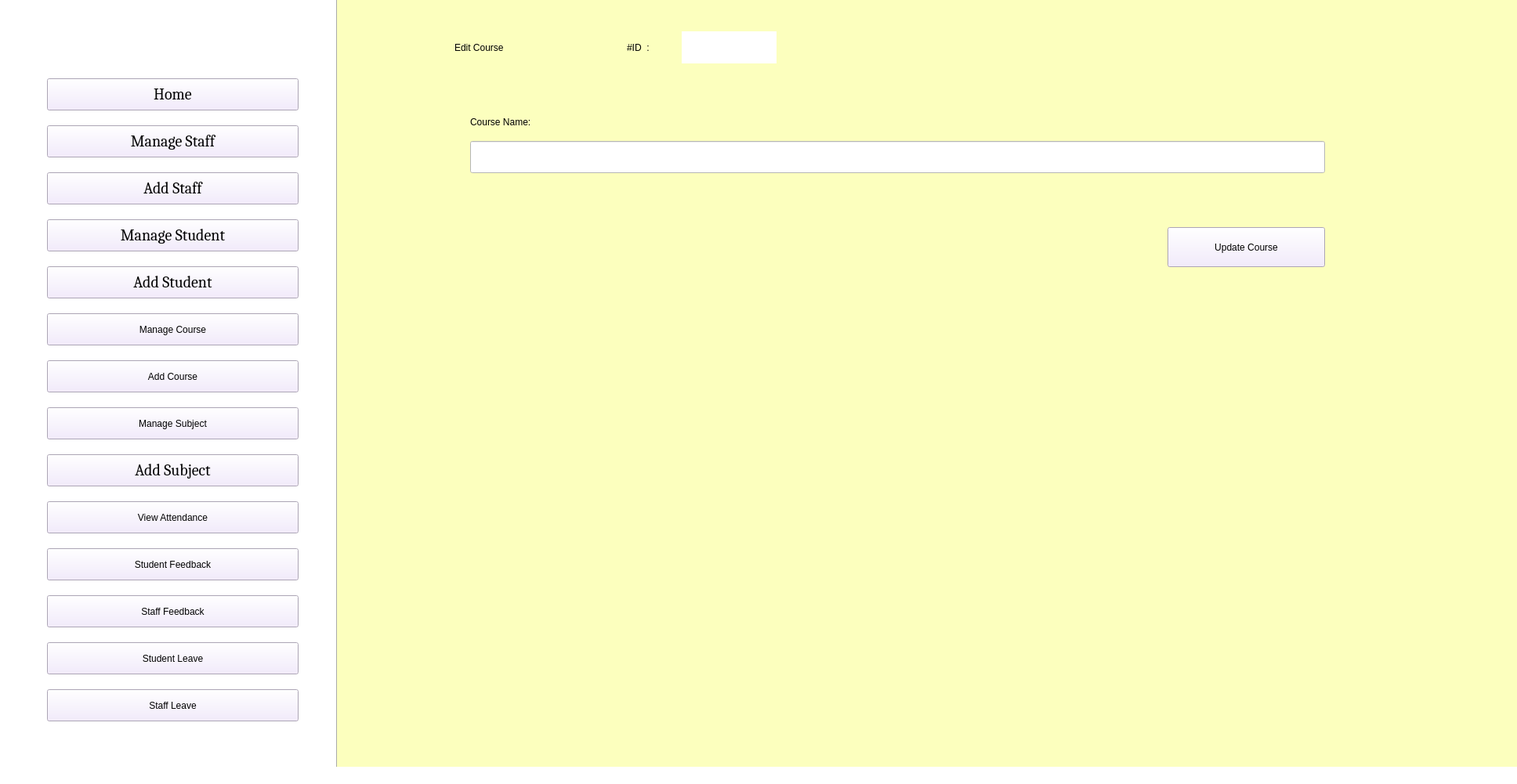
<?xml version="1.0" encoding="UTF-8"?>
<ui version="4.0">
 <class>AdminHomePage</class>
 <widget class="QMainWindow" name="AdminHomePage">
  <property name="enabled">
   <bool>true</bool>
  </property>
  <property name="geometry">
   <rect>
    <x>0</x>
    <y>0</y>
    <width>1936</width>
    <height>1001</height>
   </rect>
  </property>
  <property name="windowTitle">
   <string>Admin Home Page</string>
  </property>
  <property name="styleSheet">
   <string notr="true">background-color: rgb(255, 225, 198);
background-color: rgb(255, 255, 255);
</string>
  </property>
  <widget class="QWidget" name="centralwidget">
   <widget class="QPushButton" name="Home_b">
    <property name="geometry">
     <rect>
      <x>60</x>
      <y>100</y>
      <width>321</width>
      <height>41</height>
     </rect>
    </property>
    <property name="font">
     <font>
      <family>Cambria</family>
      <pointsize>15</pointsize>
      <weight>50</weight>
      <italic>false</italic>
      <bold>false</bold>
     </font>
    </property>
    <property name="styleSheet">
     <string notr="true">font: 15pt &quot;Cambria&quot;;
background-color: rgb(241, 231, 254);</string>
    </property>
    <property name="text">
     <string>Home</string>
    </property>
   </widget>
   <widget class="QPushButton" name="ManageStaff_b">
    <property name="geometry">
     <rect>
      <x>60</x>
      <y>160</y>
      <width>321</width>
      <height>41</height>
     </rect>
    </property>
    <property name="font">
     <font>
      <family>Cambria</family>
      <pointsize>15</pointsize>
      <weight>50</weight>
      <italic>false</italic>
      <bold>false</bold>
     </font>
    </property>
    <property name="styleSheet">
     <string notr="true">font: 15pt &quot;Cambria&quot;;
background-color: rgb(241, 231, 254);</string>
    </property>
    <property name="text">
     <string>Manage Staff</string>
    </property>
   </widget>
   <widget class="QPushButton" name="AddStaff_b">
    <property name="geometry">
     <rect>
      <x>60</x>
      <y>220</y>
      <width>321</width>
      <height>41</height>
     </rect>
    </property>
    <property name="font">
     <font>
      <family>Cambria</family>
      <pointsize>15</pointsize>
      <weight>50</weight>
      <italic>false</italic>
      <bold>false</bold>
     </font>
    </property>
    <property name="styleSheet">
     <string notr="true">font: 15pt &quot;Cambria&quot;;
background-color: rgb(241, 231, 254);</string>
    </property>
    <property name="text">
     <string>Add Staff</string>
    </property>
   </widget>
   <widget class="QPushButton" name="AddStudent_b">
    <property name="geometry">
     <rect>
      <x>60</x>
      <y>340</y>
      <width>321</width>
      <height>41</height>
     </rect>
    </property>
    <property name="font">
     <font>
      <family>Cambria</family>
      <pointsize>15</pointsize>
      <weight>50</weight>
      <italic>false</italic>
      <bold>false</bold>
     </font>
    </property>
    <property name="styleSheet">
     <string notr="true">font: 15pt &quot;Cambria&quot;;
background-color: rgb(241, 231, 254);</string>
    </property>
    <property name="text">
     <string>Add Student</string>
    </property>
   </widget>
   <widget class="QPushButton" name="ManageCourse_b">
    <property name="geometry">
     <rect>
      <x>60</x>
      <y>400</y>
      <width>321</width>
      <height>41</height>
     </rect>
    </property>
    <property name="styleSheet">
     <string notr="true">font: 15pt &quot;Cambria&quot;;
background-color: rgb(241, 231, 254);</string>
    </property>
    <property name="text">
     <string>Manage Course</string>
    </property>
   </widget>
   <widget class="QPushButton" name="AddCourse_b">
    <property name="geometry">
     <rect>
      <x>60</x>
      <y>460</y>
      <width>321</width>
      <height>41</height>
     </rect>
    </property>
    <property name="styleSheet">
     <string notr="true">font: 15pt &quot;Cambria&quot;;
background-color: rgb(241, 231, 254);</string>
    </property>
    <property name="text">
     <string>Add Course</string>
    </property>
   </widget>
   <widget class="QPushButton" name="ManageSubject_b">
    <property name="geometry">
     <rect>
      <x>60</x>
      <y>520</y>
      <width>321</width>
      <height>41</height>
     </rect>
    </property>
    <property name="styleSheet">
     <string notr="true">font: 15pt &quot;Cambria&quot;;
background-color: rgb(241, 231, 254);</string>
    </property>
    <property name="text">
     <string>Manage Subject</string>
    </property>
   </widget>
   <widget class="QPushButton" name="AddSubject_b">
    <property name="geometry">
     <rect>
      <x>60</x>
      <y>580</y>
      <width>321</width>
      <height>41</height>
     </rect>
    </property>
    <property name="font">
     <font>
      <family>Cambria</family>
      <pointsize>15</pointsize>
      <weight>50</weight>
      <italic>false</italic>
      <bold>false</bold>
     </font>
    </property>
    <property name="styleSheet">
     <string notr="true">font: 15pt &quot;Cambria&quot;;
background-color: rgb(241, 231, 254);</string>
    </property>
    <property name="text">
     <string>Add Subject</string>
    </property>
   </widget>
   <widget class="QPushButton" name="ViewAttendance_b">
    <property name="geometry">
     <rect>
      <x>60</x>
      <y>640</y>
      <width>321</width>
      <height>41</height>
     </rect>
    </property>
    <property name="styleSheet">
     <string notr="true">font: 15pt &quot;Cambria&quot;;
background-color: rgb(241, 231, 254);</string>
    </property>
    <property name="text">
     <string>View Attendance</string>
    </property>
   </widget>
   <widget class="QPushButton" name="StudentFeedback_b">
    <property name="geometry">
     <rect>
      <x>60</x>
      <y>700</y>
      <width>321</width>
      <height>41</height>
     </rect>
    </property>
    <property name="styleSheet">
     <string notr="true">font: 15pt &quot;Cambria&quot;;
background-color: rgb(241, 231, 254);</string>
    </property>
    <property name="text">
     <string>Student Feedback</string>
    </property>
   </widget>
   <widget class="QPushButton" name="StaffFeedback_b">
    <property name="geometry">
     <rect>
      <x>60</x>
      <y>760</y>
      <width>321</width>
      <height>41</height>
     </rect>
    </property>
    <property name="styleSheet">
     <string notr="true">font: 15pt &quot;Cambria&quot;;
background-color: rgb(241, 231, 254);</string>
    </property>
    <property name="text">
     <string>Staff Feedback</string>
    </property>
   </widget>
   <widget class="QPushButton" name="StudentLeave_b">
    <property name="geometry">
     <rect>
      <x>60</x>
      <y>820</y>
      <width>321</width>
      <height>41</height>
     </rect>
    </property>
    <property name="styleSheet">
     <string notr="true">font: 15pt &quot;Cambria&quot;;
background-color: rgb(241, 231, 254);</string>
    </property>
    <property name="text">
     <string>Student Leave</string>
    </property>
   </widget>
   <widget class="QPushButton" name="ManageStudent_b">
    <property name="geometry">
     <rect>
      <x>60</x>
      <y>280</y>
      <width>321</width>
      <height>41</height>
     </rect>
    </property>
    <property name="font">
     <font>
      <family>Cambria</family>
      <pointsize>15</pointsize>
      <weight>50</weight>
      <italic>false</italic>
      <bold>false</bold>
     </font>
    </property>
    <property name="styleSheet">
     <string notr="true">font: 15pt &quot;Cambria&quot;;
background-color: rgb(241, 231, 254);</string>
    </property>
    <property name="text">
     <string>Manage Student</string>
    </property>
   </widget>
   <widget class="QPushButton" name="StaffLeave_b">
    <property name="geometry">
     <rect>
      <x>60</x>
      <y>880</y>
      <width>321</width>
      <height>41</height>
     </rect>
    </property>
    <property name="styleSheet">
     <string notr="true">font: 15pt &quot;Cambria&quot;;
background-color: rgb(241, 231, 254);</string>
    </property>
    <property name="text">
     <string>Staff Leave</string>
    </property>
   </widget>
   <widget class="Line" name="line">
    <property name="geometry">
     <rect>
      <x>420</x>
      <y>-50</y>
      <width>20</width>
      <height>1081</height>
     </rect>
    </property>
    <property name="orientation">
     <enum>Qt::Vertical</enum>
    </property>
   </widget>
   <widget class="QLabel" name="AdminEditCourse_l">
    <property name="geometry">
     <rect>
      <x>430</x>
      <y>-10</y>
      <width>1671</width>
      <height>1031</height>
     </rect>
    </property>
    <property name="styleSheet">
     <string notr="true">background-color: rgb(252, 255, 190);</string>
    </property>
    <property name="text">
     <string/>
    </property>
   </widget>
   <widget class="QLabel" name="EditCourse_l">
    <property name="geometry">
     <rect>
      <x>580</x>
      <y>40</y>
      <width>301</width>
      <height>41</height>
     </rect>
    </property>
    <property name="styleSheet">
     <string notr="true">font: 75 17pt &quot;Times New Roman&quot;;
background-color: rgb(252, 255, 190);
</string>
    </property>
    <property name="text">
     <string>Edit Course  </string>
    </property>
   </widget>
   <widget class="QPushButton" name="UpdateCourse_b">
    <property name="geometry">
     <rect>
      <x>1490</x>
      <y>290</y>
      <width>201</width>
      <height>51</height>
     </rect>
    </property>
    <property name="styleSheet">
     <string notr="true">font: 12pt &quot;Cambria&quot;;
background-color: rgb(241, 231, 254);</string>
    </property>
    <property name="text">
     <string>Update Course</string>
    </property>
   </widget>
   <widget class="QLineEdit" name="CoursetName_cb">
    <property name="geometry">
     <rect>
      <x>600</x>
      <y>180</y>
      <width>1091</width>
      <height>41</height>
     </rect>
    </property>
    <property name="styleSheet">
     <string notr="true">font: 15pt &quot;Times New Roman&quot;;</string>
    </property>
   </widget>
   <widget class="QLabel" name="CourseName_l">
    <property name="geometry">
     <rect>
      <x>600</x>
      <y>140</y>
      <width>361</width>
      <height>31</height>
     </rect>
    </property>
    <property name="styleSheet">
     <string notr="true">font: 15pt &quot;Times New Roman&quot;;
background-color: rgb(252, 255, 190);
</string>
    </property>
    <property name="text">
     <string>Course Name:</string>
    </property>
   </widget>
   <widget class="QLabel" name="ID_l">
    <property name="geometry">
     <rect>
      <x>800</x>
      <y>30</y>
      <width>291</width>
      <height>61</height>
     </rect>
    </property>
    <property name="styleSheet">
     <string notr="true">font: 75 17pt &quot;Times New Roman&quot;;
background-color: rgb(252, 255, 190);
</string>
    </property>
    <property name="text">
     <string>#ID  :  </string>
    </property>
   </widget>
   <widget class="QLabel" name="ID_l_2">
    <property name="geometry">
     <rect>
      <x>870</x>
      <y>40</y>
      <width>121</width>
      <height>41</height>
     </rect>
    </property>
    <property name="styleSheet">
     <string notr="true">font: 75 17pt &quot;Times New Roman&quot;;</string>
    </property>
    <property name="text">
     <string/>
    </property>
   </widget>
  </widget>
  <widget class="QStatusBar" name="statusbar"/>
 </widget>
 <resources/>
 <connections/>
</ui>
